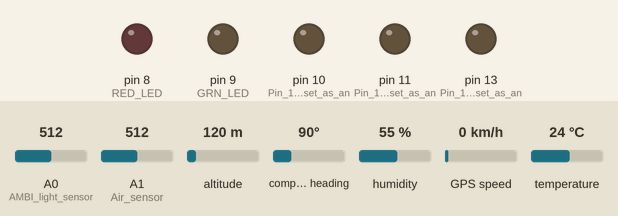
This sketch was run on a simulated Arduino Uno, built with avr-gcc and run on an emulated ATmega328P. Parts: output pins drawn as LEDs (lit = HIGH). The inputs (shaded band) are chosen by the test bench; at power-on: A0 (AMBI_light_sensor) = 512, A1 (Air_sensor) = 512, altitude 120 m, compass heading 90°, humidity 55 %, GPS speed 0 km/h, temperature 24 °C. Storage starts empty; random numbers use the default seed unless the sketch sets one; the GPS gets a fix after 3 s at 37.7749, -122.4194 with 8 satellites; pins used as bus, display or sensor lines are not drawn; what the sketch prints to the serial monitor is not drawn.

Above: at 8.6 s.
Timing chart, 0 to 10.9 s (numbered marks = the images above):
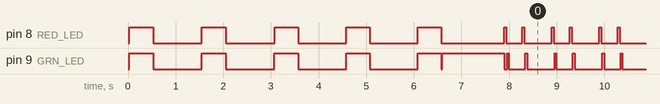

Measured:
- by itself, pin 8 (RED_LED): HIGH → LOW at 0.53 s, → HIGH 1.0 s later, → LOW 0.50 s later, → HIGH 1.0 s later, … (499 changes in this stretch)
- by itself, pin 9 (GRN_LED): HIGH → LOW at 0.53 s, → HIGH 1.0 s later, → LOW 0.51 s later, → HIGH 1.0 s later, … (500 changes in this stretch)
- by itself, everything shown: repeats every 1.0 s, in 4 steps

The sketch:

mote_o_bike_v0_6_6b.ino
```cpp
/* --- mote-o-bike --- */
/* This is code for mote-o-bike, an Arduino based bike-mounted data collector
 /  Code is from a variety of authors & sources, including Robb Drinkwater,
 /  Douglas Pancoast, and students at the School of the Art Institute of Chicago,
 /  all of which was & is offered free & open-source under various licenses
 /
 /  An Adruino of sufficient size and power is assumed (Duemilanove or better),
 /  and the following shields are connected:
 /  - Sparkfun or Adafruit SD Datalogger
 /  - Sparkfun GPS Shield with GPS module of choice
 /
 /  The code below further assumes you have either the mote-o-bike Shield (fortcomming)
 /  or the following wired up:
 /  - LEDs on pins 8 & 9 (not required, status only)
 /  - a Sensirion SHT-15 sensor on pins 4 & 5 (note library below)
 /  - a Sharp Light sensor (from Modern Device) on Analog pin 0
 /  - a MQ-35 Air Quality sensor (from Futerlec) read on Analog pin 1, run heater on Analog pin 6 as PWM
 /
 /  Versions:
 /  v0.5
 /  - Added, then removed, battery level
 /  v0.6b (beta)
 /  - Added DEBUG_SENSOR
 /  - moved analogWrite to turn on heater to the end of setup
 /  v0.6.1b
 /  - changed datestamp() to MySQL YYYY-MM-DD format
 / v0.6.2b
 /  - changed heater level to a variable
 /  - made sample time (gps_interval) a variable and reduced to 3 secs.
 / v0.6.3b
 / - changed serial speed to 57600 to be compatible with PySerial script
 / - added VESRSION so (eventually) website/app can tell the user if there is new software
 / - created 'breathing' startup
 / * recent r.d. edits *
 / - added infinite 'while' after dump to stop going back into logging
 / - removed GMT offset
 / v0.6.4b
 / - this version uses the <DTH.h> library instead of the SHT library
 / v0.6.5b
 / - this version uses the DHT22 for temp/hum
 / - added routine to get ID from eeprom (see sketch IDmote for details)
 / v0.6.6b
 / -
 */


#include <TinyGPS.h>
#include <SoftwareSerial.h>
#include <SD.h>
#include <EEPROM.h>
#include <DHT22.h> // include the DHT library
//#include "Wire.h"
//#include <LibTempTMP421.h>


Sd2Card card;
SdVolume volume;
SdFile root;

// Debugging
#define DEBUG // uncomment to turn debugging on
#define DEBUG_SENSOR // uncomment to see sensor values

#define BLINK
#define RED_LED 8
#define GRN_LED 9
//#define BLU_LED 9;

String VERSION = "066b"; // change accoringly with each update
String DEVICE_ID = "MOTE-1"; // later we will get this out of the bluetooth module
int INTERVAL = 15; // GPS sample time in seconds

float TEMP_F, TEMP_C, HUMIDITY = -1.0;
int AIR, LUX = -1;

const int chipSelect = 10; // 10 for Adafruit & Sparkfun shields
// offset = direction * longitude * 24 / 360; // dir = -1 for west, 1 for east

float latitude, longitude, altitude, course, mph;
char new_lat[6], new_lon[6];
unsigned long fix_age;


int dump_retries = 3;
int year;
int rand_num = 0; // temp rand_numom num
byte month, day, hour, minute, second, hundredths;
String gpsData, dateStamp, timeStamp, csvString = "";
boolean locked = false;
boolean card_ok = false;
int gps_interval = 5000; // time between GPS samples in mS

int heater_level_percent = 75; // run heater at 50%, 75%, etc.

int breath[] = {0,2,4,8,16,32,64,128,511,128,64,32,16,8,4,2,0}; // ramp for breathing effect

String RUN_NUMBER;
char file_name[] = "datalog.txt"; // default file name
File dataFile; // Global definition of file handler

// Define soft serial pins
#define RXPIN 2
#define TXPIN 3
// baud rate of the GPS module
#define GPSBAUD 4800

// Create an instance of the TinyGPS object
TinyGPS gps;

// This is where you declare prototypes for the functions that will be
// using the TinyGPS library.
void getgps(TinyGPS &gps);

// Arduino SoftwareSerial (instead of NewSoftSerial)
SoftwareSerial uart_gps(RXPIN, TXPIN);

// temp & humidity
// DHT sensor
#define DHT22_PIN 6
DHT22 dht(DHT22_PIN);
// TI TMP421 sensor
//LibTempTMP421 temp = LibTempTMP421(0);

//--- SETUP ---//
void setup()
{
  // Set up serial
  Serial.begin(57600); // chossen for best hardware-to-hardware communication
  Serial.flush();

#ifdef DEBUG
  Serial.println("Setup...");
#endif

  pinMode(A0, INPUT); // AMBI light sensor
  pinMode(A1, INPUT); // Air sensor

  pinMode(6, OUTPUT); // PWM for Air sensor
  //pinMode(7, OUTPUT);
  pinMode(8, OUTPUT); // status LED
  pinMode(9, OUTPUT); // status LED

  // Setup for the logger
  pinMode(10, OUTPUT);       // Pin 10 must be set as an output for the SD communication to work.
  pinMode(11, OUTPUT);       // Pin 11 must be set as an output for the SD communication to work.
  pinMode(13, OUTPUT);       // Pin 13 must be set as an output for the SD communication to work.
  pinMode(12, INPUT);        // Pin 12 must be set as an input for the SD communication to work.

  // Start GPS //
  uart_gps.begin(GPSBAUD); //Sets baud rate of your GPS

  // Generate random run number //
  randomSeed(analogRead(A2)+analogRead(A5)); // use the wiggle on the analog pins to seed random
  // next we'll try analogRead(0) && analogRead(1) << 1 && analogRead(2) << 2
  rand_num = abs(int(random(100,9999)));
  //RUN_NUMBER =  String(month) + String(day) + String(year) + String(rand_num);
  RUN_NUMBER = String(rand_num);

  // Get ID from prom
  String prom_str = "";
  for(int i=0; i<4; i++) {
    char curr_val = EEPROM.read(i);
    prom_str += curr_val;
  }
  DEVICE_ID = prom_str + "_" + VERSION + "_" + gps_interval; // Device ID

  /* Here we go through a couple of different start-up routines
   /  waiting for different conditions at each step */

  // Wait for data dump request //
  dataDump(); // see below for details

  // see if the card is present and can be initialized:
  while(!card_ok)
  {
    if (!SD.begin(chipSelect)) {
#ifdef DEBUG
      Serial.println("SD card failed, or not present");
#endif
      blinky(1,0,0,-1);
      //delay(1000);
      //blinky(0,0,0,-1);
      //delay(2000); // wait...
      //setup(); // ... then try again
      card_ok == false; // abort
    }
    else
    {
#ifdef DEBUG
      Serial.println("SD card Ok");
#endif
      card_ok = true;
      if(card_ok) {
        blinky(0,1,0,-1);
        dataFile = SD.open(file_name);
        if(!dataFile) {  // If there isn't a data file, open one and write a header
          dataFile = SD.open(file_name, FILE_WRITE); // open file for writing
#ifdef DEBUG
          Serial.println("Writing file header");
#endif
          String header = "ID,VERSION,INTERVAL,DATE,TIME,LAT,LON,ALTITUDE,BEARING,MPH,KMH,AIR,TEMP_C,TEMP_F,HUMIDITY,LUX";
          Serial.println(header);
          dataFile.close();
          delay(250);
        }
        break;
      }
    }
  }


  // Wait for satellite lock //
  while(!locked)
  {
#ifdef DEBUG
    Serial.println("Waiting for lock...");
#endif

    if(fix_age > 5000.00)
    {
      blinky(0,1,0,125);
      //setup();
    }
    else
    {
      locked = true;
      break;
    }
    blinky(1,0,0,75); //
    delay(500);
  }

  delay(1000);

  /* The very last thing we do is turn on the heater. Because if we haven't made it to here
   / somthing is wrond and we shouldn't turn on the heater to save on battery */
  //int heater_level = 255.0 * (100/heater_level_percent); // we PWM the heater element at a percent of power to save on battery (effects accuracy)
  //analogWrite(6, heater_level);
  // Changed to stratight full power
  digitalWrite(6, HIGH);
}


//*** MAIN ***//
void loop()
{
  queryGps();
}


/* Query GPS module and return GPS data */
void queryGps()
{
  // Get GPS data //
  while(uart_gps.available())  // While there is data on the RX pin...
  {
    int c = uart_gps.read();    // load the data into a variable...
    if(gps.encode(c)) // if there is a new valid sentence...
    {
      getgps(gps);  // then grab the data.
      //delay(100);
      logData();   // log data
      delay(INTERVAL); // time between queries
    }
  }
  return;
}


// The getgps function will get and print the values we want.
void getgps(TinyGPS &gps)
{
  blinky(1,0,0,40);
  gps.f_get_position(&latitude, &longitude, &fix_age);
  gps.crack_datetime(&year,&month,&day,&hour,&minute,&second,&hundredths);
  altitude = gps.f_altitude();
  course = gps.f_course();
  mph = gps.f_speed_mph();


  // Here you can print statistics on the sentences.
#ifdef DEBUG
  //Serial.println("Getting GPS...");

  unsigned long chars;
  unsigned short sentences, failed_checksum;
  gps.stats(&chars, &sentences, &failed_checksum);
  if(failed_checksum > 1) {
    Serial.println("GPS failed checksum");
    blinky(1,0,0,-1);
    //delay(2000);
    //Serial.println("restarting...");
    //setup();
  }
#endif
  return;
}


// Log Data //
void logData()
{
  // Make date and timestamp parts //
  dateStamp =  String(year) + "-" + String(month) + "-" + String(day); // changed in v0.6.1b for happier MySQL results.
  // Pretty print minutes and seconds
  String min, sec = "";
  if(minute < 10) {
    min = "0"+String(minute);
  }
  else {
    min = String(minute);
  }
  if(second < 10) {
    sec = "0"+String(second);
  }
  else {
    sec = String(second);
  }
  timeStamp = String(hour) + ":" + min + ":" + sec;

#ifdef DEBUG
  Serial.println("\n" + timeStamp);
#endif

  //-- Get sonsor values --//

  AIR = analogRead(A1);
#ifdef DEBUG_SENSOR
  Serial.print("Air: ");
  Serial.println(AIR);
#endif
  //temp.GetTemperature();
  //temp = dht.readTemperature(); // read temp F (can also be temp_c)
    TEMP_C = dht.getTemperatureC();
    TEMP_F = (TEMP_C * 1.8) + 32; // C * 9/5 + 32
    HUMIDITY = dht.getHumidity();
#ifdef DEBUG_SENSOR
  Serial.print("Temp: ");
  Serial.println(TEMP_C);
  Serial.print("Hum: ");
  Serial.println(HUMIDITY);
#endif

  LUX = analogRead(A0);
#ifdef DEBUG_SENSOR
  Serial.print("Light: ");
  Serial.println(LUX);
#endif

  /*
  battery_lvl = analogRead(A2);
   #ifdef DEBUG_SENSOR
   Serial.print("Battery: ");
   Serial.println(battery_lvl);
   #endif
   */

  // Add extra sensors to be read from here as needed (see --- Sensors --- below) //

  /* Write data to the SD card */
  dataFile = SD.open(file_name, FILE_WRITE);
  // if the file is available, write to it:
  if(dataFile) {
    blinky(0,1,0,35);
#ifdef DEBUG
    Serial.println("Writing data to card");
#endif

   dataFile.print(DEVICE_ID);
    dataFile.print(",");
    dataFile.print(VERSION);
    dataFile.print(",");
    dataFile.print(dateStamp);
    dataFile.print(",");
    dataFile.print(timeStamp);
    dataFile.print(",");
    dataFile.print(dtostrf(latitude, 4, 6, new_lat));
    dataFile.print(",");
    dataFile.print(dtostrf(longitude, 4, 6, new_lon));
    dataFile.print(",");
    dataFile.print(altitude);
    dataFile.print(",");
    dataFile.print(int(course));
    dataFile.print(",");
    dataFile.print(int(mph));
    dataFile.print(",");
    dataFile.print(AIR);
    dataFile.print(",");
    dataFile.print(TEMP_F);
    dataFile.print(",");
    dataFile.print(HUMIDITY);
    dataFile.print(",");
    dataFile.print(LUX); // note there is NO delimiter after the last value

    dataFile.println("");
    dataFile.close();

    delay(250); // we delay here to wait for the close file handler

  }
  else {
#ifdef DEBUG
    Serial.println("Failed to write to card");
#endif
    dataFile.close();
  }

  return;
}


// Function to flash LEDs for visual status //
void blinky(int R, int G, int B, int time)
{
#ifdef BLINK
  digitalWrite(RED_LED, R);
  //analogWrite(GRN_LED, G * 255);
  digitalWrite(GRN_LED, G);
  // digitalWrite(BLU_LED, B);
  if(time > 0) { // trick for using blinky(n,n,n,-1) so LEDs stay on
    delay(time);
    digitalWrite(RED_LED, 0);
    analogWrite(GRN_LED, 0);
  }
  //return;
#endif
}

void breathing(int breaths){
  // Start breathing seq
  for(int i=0; i <= 16*breaths; i++)
  {
    analogWrite(9, breath[i%16]);
    delay(150);
  }
}


/// Get a data dump request via serial ///
void dataDump()
{
  int counter = 0;
  while(Serial.available() == false) // wait for message via serial
  {
    blinky(1,1,0, 500);
    counter += 1;
    if(counter >= dump_retries) // wait N times for dump request...
    {
      return; // ...else return to setuo()
    }
    delay(1000); // delay between blinks
  }

  if(Serial.available() > 0) { // if something does come in on serial...
    // First check card status
    if (!SD.begin(chipSelect)) {
      blinky(1,0,0,-1); // card error
    }
    else
    {
      blinky(0,1,0,-1);
      /// Read from SD card
      File dumpFile = SD.open(file_name);
      //
      char ser_char = Serial.read();
      if(ser_char == 100) { // look for 100, ASCII "d" (for dump)
        // see if the card is present and can be initialized:
        if(dumpFile) {
          // read from the file until there's nothing else in it:
          int byte_count = 0;
          while (dumpFile.available()) {
            Serial.write(dumpFile.read());
            byte_count++; // count how many bytes transmitted
          }
          /* might want to send some sort of end marker here
           /  could also send a byte count as an integrity check
           / (not presently used) */
          dumpFile.close();  // close the file
          blinky(0,0,0,-1);
          while(true){
          } // infinite while
        }
      }
      if(ser_char == 120) { //  look for 120, ASCII "x" (clear file)
        SD.remove(file_name); // remove file on demand
        dumpFile.close();  // close the file
        blinky(1,0,0,-1);
        Serial.println(0);
        while(true){
        } // infinite while
      }
      if(ser_char != 100 || ser_char != 120) // if the wrong character is sent, try again
      {
        dataDump();
        blinky(0,0,0,-1);
      }
    }
  }
}
```
